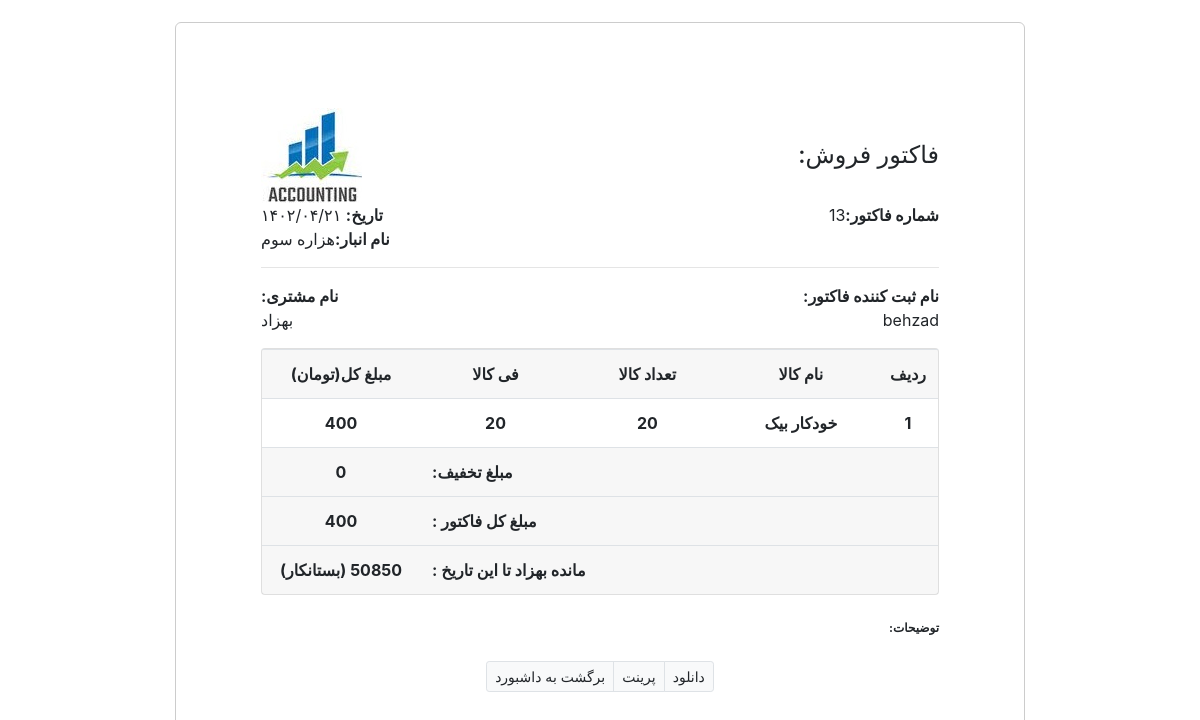
The page /sellfactorpre.php?id=13 (signed in) on the database its author committed.
### tables this page shows
CREATE TABLE `sellfactors` (
  `sellfactor_id` int UNSIGNED NOT NULL,
  `sell_date` bigint NOT NULL,
  `cust_id` int UNSIGNED NOT NULL,
  `product_id` int UNSIGNED NOT NULL,
  `product_qty` int NOT NULL,
  `factor_fi` bigint NOT NULL,
  `sell_off` bigint UNSIGNED DEFAULT NULL,
  `sell_sum` bigint NOT NULL,
  `factor_explanation` text NOT NULL,
  `credit_after_sell` bigint UNSIGNED NOT NULL,
  `factor_done` enum('1','2') NOT NULL,
  `created_at` timestamp NOT NULL DEFAULT CURRENT_TIMESTAMP,
  `updated_at` timestamp NULL DEFAULT NULL,
  `user_editfactor` int UNSIGNED NOT NULL
);

CREATE TABLE `wearhouses` (
  `wearhouse_id` int UNSIGNED NOT NULL,
  `wearhouse_name` varchar(256) NOT NULL,
  `created_at` timestamp NOT NULL DEFAULT CURRENT_TIMESTAMP,
  `updated_at` timestamp NULL DEFAULT NULL
);

CREATE TABLE `users` (
  `user_id` int UNSIGNED NOT NULL,
  `user_name` varchar(256) NOT NULL,
  `user_firstName` varchar(256) NOT NULL,
  `user_email` varchar(256) NOT NULL,
  `user_password` text NOT NULL,
  `permition_id` int UNSIGNED NOT NULL,
  `user_active` enum('1','2') NOT NULL DEFAULT '2',
  `user_token` varchar(256) DEFAULT NULL,
  `created_at` timestamp NOT NULL DEFAULT CURRENT_TIMESTAMP,
  `updated_at` timestamp NULL DEFAULT NULL
);

CREATE TABLE `personaccount` (
  `cust_id` int UNSIGNED NOT NULL,
  `account_type` enum('1','2') NOT NULL,
  `cust_name` varchar(256) NOT NULL,
  `cust_codemeli` int UNSIGNED DEFAULT NULL,
  `cust_address` text,
  `cust_mobile` int DEFAULT NULL,
  `cust_active` enum('1','2') NOT NULL DEFAULT '1',
  `created_at` timestamp NOT NULL DEFAULT CURRENT_TIMESTAMP,
  `updated_at` timestamp NULL DEFAULT NULL
);

CREATE TABLE `products` (
  `product_id` int UNSIGNED NOT NULL,
  `product_name` varchar(256) NOT NULL,
  `product_serial` int UNSIGNED NOT NULL,
  `category_id` int UNSIGNED NOT NULL,
  `unit_id` int UNSIGNED NOT NULL,
  `created_at` timestamp NOT NULL DEFAULT CURRENT_TIMESTAMP,
  `updated_at` timestamp NULL DEFAULT NULL
);

### newffff/Helper/jdf.php (called while the page is built, shortened)
<?php
function jdate($format, $timestamp = '', $none = '', $time_zone = 'Asia/Tehran', $tr_num = 'fa')
{
    $T_sec = 0;
    $ts = $T_sec + (($timestamp === '') ? time() : tr_num($timestamp));
    $date = explode('_', date('H_i_j_n_O_P_s_w_Y', $ts));
    list($j_y, $j_m, $j_d) = gregorian_to_jalali($date[8], $date[3], $date[2]);
    $sl = strlen($format);
    $out = '';
    for ($i = 0; $i < $sl; $i++) {
        $sub = substr($format, $i, 1);
        switch ($sub) {
            case 'd':
                $out .= ($j_d < 10) ? '0' . $j_d : $j_d;
                break;
            case 'm':
                $out .= ($j_m > 9) ? $j_m : '0' . $j_m;
                break;
            case 'Y':
                $out .= $j_y;
                break;
            default:
                $out .= $sub;
        }
    }
    return ($tr_num != 'en') ? tr_num($out, 'fa', '.') : $out;
}
function tr_num($str, $mod = 'en', $mf = '٫')
{
    $num_a = array('0', '1', '2', '3', '4', '5', '6', '7', '8', '9', '.');
    $key_a = array('۰', '۱', '۲', '۳', '۴', '۵', '۶', '۷', '۸', '۹', $mf);
    return ($mod == 'fa') ? str_replace($num_a, $key_a, $str) : str_replace($key_a, $num_a, $str);
}
function gregorian_to_jalali($gy, $gm, $gd, $mod = '')
{
    list($gy, $gm, $gd) = explode('_', tr_num($gy . '_' . $gm . '_' . $gd));
    $g_d_m = array(0, 31, 59, 90, 120, 151, 181, 212, 243, 273, 304, 334);
    $gy2 = ($gm > 2) ? ($gy + 1) : $gy;
    $days = 355666 + (365 * $gy) + ((int) (($gy2 + 3) / 4)) - ((int) (($gy2 + 99) / 100)) + ((int) (($gy2 + 399) / 400)) + $gd + $g_d_m[$gm - 1];
    $jy = -1595 + (33 * ((int) ($days / 12053)));
    $days %= 12053;
    $jy += 4 * ((int) ($days / 1461));
    $days %= 1461;
    if ($days > 365) {
        $jy += (int) (($days - 1) / 365);
        $days = ($days - 1) % 365;
    }
    if ($days < 186) {
        $jm = 1 + (int) ($days / 31);
        $jd = 1 + ($days % 31);
    } else {
        $jm = 7 + (int) (($days - 186) / 30);
        $jd = 1 + (($days - 186) % 30);
    }
    return ($mod == '') ? array($jy, $jm, $jd) : $jy . $mod . $jm . $mod . $jd;
}

### sellfactorpre.php (the view, shortened to what this page needs)
<?php
require "./newffff/Helper/jdf.php";
global $db;
if (isset($_GET['id']) && !(empty($_GET['id']))) {
    $id = $_GET['id'];
    $sql = "SELECT sellfactors.sellfactor_id,sellfactors.product_id,sellfactors.sell_date,sellfactors.user_editfactor,personaccount.cust_name,personaccount.cust_id,products.product_name,sellfactors.product_qty,sellfactors.factor_fi,sellfactors.sell_off,sellfactors.sell_sum,sellfactors.factor_explanation,users.user_name FROM sellfactors,wearhouses,personaccount,products,users WHERE sellfactors.cust_id = personaccount.cust_id and sellfactors.product_id=products.product_id and sellfactors.user_editfactor = users.user_id and sellfactors.sellfactor_id=?";
    $stmt = $db->prepare($sql);
    $stmt->execute([$id]);
    $factor = $stmt->fetch();
    if ($factor == null) {
        header("location:index.php");
    } else {
        $sql = "SELECT SUM(credit) as credit from credits where personaccount_id=?";
        $stmt = $db->prepare($sql);
        $stmt->execute([$factor->cust_id]);
        $credits = $stmt->fetch();
        $sql = 'SELECT wearhouses.wearhouse_name from buyfactor,wearhouses where buyfactor.warehouse_id=wearhouses.wearhouse_id and  product_id=?';
        $stmt = $db->prepare($sql);
        $stmt->execute([$factor->product_id]);
        $warehouse = $stmt->fetch();
        $anbar = $warehouse->wearhouse_name;
    }
}
?>
<!DOCTYPE html>
<html lang="en">
<head>
    <link rel="stylesheet" href="./newffff/CSS/style.css">
    <link rel="stylesheet" href="./newffff/CSS/bootstrap.min.css">
    <link rel="stylesheet" href="./newffff/JS/bootstrap.min.js">
</head>
<body>
    <div class="container-fluid invoice-container">
        <header>
            <div class="row align-items-center">
                <div class="col-sm-7">
                    <img id="logo" src="./newffff/CSS/LOGO.jpg" alt="">
                </div>
                <div class="col-sm-5 text-right">
                    <h4 class="mb-0 text-right"> :فاکتور فروش </h4>
                </div>
            </div>
        </header>
        <main>
            <div class="row">
                <div class="col-sm-6 "><strong> تاریخ:</strong> <?= jdate("Y/m/d", $factor->sell_date) ?> </div>
                <div class="col-sm-6 text-right"><strong>شماره فاکتور:</strong><?= $factor->sellfactor_id ?></div>
                <div class="col-sm-6 text-left"><strong> نام انبار:</strong><?= $anbar ?></div>
            </div>
            <hr>
            <div class="row">
                <div class="col-sm-6 text-right order-sm-1"><strong> :نام ثبت کننده فاکتور</strong>
                    <address>
                        <?= $factor->user_name  ?><br>
                    </address>
                </div>
                <div class="col-sm-6 order-sm-0"><strong>:نام مشتری</strong>
                    <address>
                        <?= $factor->cust_name  ?> <br>
                    </address>
                </div>
            </div>
            <div class="card">
                <div class="card-body p-0">
                    <div class="table-responsive">
                        <table class="table mb-0">
                            <thead class="card-header">
                                <tr>
                                    <td class="col-3 text-center"><strong> مبلغ کل(تومان)</strong></td>
                                    <td class="col-3 text-center"><strong>فی کالا</strong></td>
                                    <td class="col-3 text-center"><strong>تعداد کالا</strong></td>
                                    <td class="col-3 text-center"><strong>نام کالا </strong></td>
                                    <td class="col-3 text-center"><strong>ردیف</strong></td>
                                </tr>
                            </thead>
                            <tbody>
                                <tr>
                                    <td class="col-3 text-center">
                                        <strong><?= ($factor->factor_fi * $factor->product_qty)  ?></strong>
                                    </td>
                                    <td class="col-3 text-center"><strong><?= $factor->factor_fi  ?></strong></td>
                                    <td class="col-3 text-center"><strong><?= $factor->product_qty  ?></strong></td>
                                    <td class="col-3 text-center"><strong><?= $factor->product_name  ?></strong></td>
                                    <td class="col-3 text-center"><strong>1</strong></td>
                                </tr>
                            </tbody>
                            <tfoot class="card-footer">
                                <tr>
                                    <td class="text-center"><strong><?= $factor->sell_off ?></strong></td>
                                    <td colspan="4" class="text-left"><strong> :مبلغ تخفیف </strong></td>
                                </tr>
                                <tr>
                                    <td class="text-center"><strong> <?= $factor->sell_sum   ?> </strong></td>
                                    <td colspan="4" class="text-left"><strong> : مبلغ کل فاکتور </strong></td>
                                </tr>
                                <tr>
                                    <td class="text-center"><strong> <?php
                                                                        if (($credits->credit) > 0) {
                                                                            echo "(بستانکار)";
                                                                        } else {
                                                                            echo "(بدهکار)";
                                                                        }
?> <?= $credits->credit ?> </strong></td>
                                    <td colspan="4" class="text-left"><strong> : مانده <?= $factor->cust_name  ?> تا این
                                            تاریخ
                                        </strong></td>
                                </tr>
                            </tfoot>
                        </table>
                    </div>
                </div>
            </div>
        </main>
        <footer class="text-right mt-4">
            <p class="text-1"><strong> :توضیحات</strong></p>
        </footer>
        <footer class="text-center mt-4">
            <div class="btn-group btn-group-sm ">
                <a href="./index.php" class="btn btn-light border">
                    برگشت به داشبورد
                </a>
                <a href="javascript:window.print()" class="btn btn-light border">
                    <ion-icon name="print-outline"></ion-icon> پرینت
                </a>
                <a href="javascript:window.print()" class="btn btn-light border">
                    <ion-icon name="download-outline"></ion-icon> دانلود
                </a>
            </div>
        </footer>
    </div>
</body>
</html>

### newffff/CSS/style.css (style rules this page uses)
* { margin: 0; padding: 0; box-sizing: border-box; }
body { height: 100vh; display: flex; align-items: center; justify-content: center; }
.invoice-container { margin-left: 0; padding: 85px !important; max-width: 850px; background-color: #fff; border: 1px solid #ccc; border-radius: 6px; }
.text-1 { font-size: 12px; }

### rows shown on the page
sellfactors: sell_date "۱۴۰۲/۰۴/۲۱", sellfactor_id "13", user_editfactor.user_name "behzad", cust.cust_name "بهزاد", $factor->factor_fi * $factor->product_qty "400", factor_fi "20", product_qty "20", product.product_name "خودکار بیک", sell_off "0", sell_sum "400"
wearhouses: wearhouse_name "هزاره سوم"

### other values the page prints
$credits->credit "50850"
